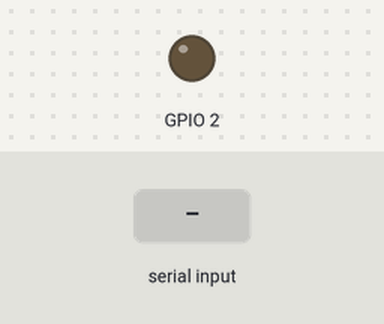
This sketch was run on a simulated ESP32. Parts: output pins drawn as LEDs (lit = HIGH). The test bench sets the inputs (shaded band). Nothing arrives over Bluetooth unless stated; what the sketch prints to the serial monitor is not drawn.

Above: at 1.2 s.
1.3 s: "1" received over the second serial link
At 2.5 s:
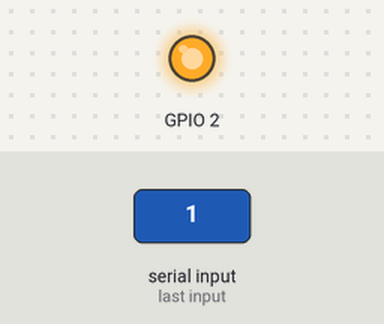
2.8 s: "0" received over the second serial link
At 4.0 s:
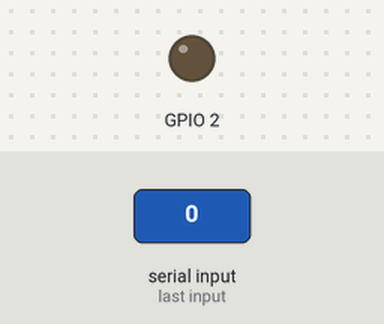
Timing chart, 0 to 5.8 s (numbered marks = the images above; inputs shaded):
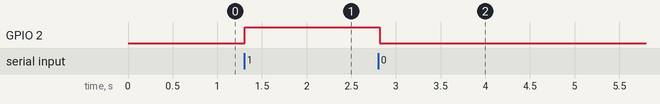

Measured:
- after the input at 1.3 s, GPIO 2: LOW → HIGH at once
- after the input at 2.8 s, GPIO 2: HIGH → LOW at once

The sketch:

ESP-bluetooth-control.ino
```cpp
#include "BluetoothSerial.h"

BluetoothSerial serialBT;

String device_name = "ESP32-BT-Slave";
char cmd;

void setup() {
  Serial.begin(115200);
  serialBT.begin(device_name);
  pinMode(2, OUTPUT);
  Serial.printf("The device with name \"%s\" is started.\nNow you can pair it with Bluetooth!\n", device_name.c_str());
}

void loop() {
  if (serialBT.available()) {
    cmd = serialBT.read();
  }
  if (cmd == '1') {
    digitalWrite(2, HIGH);
  }
  if (cmd == '0') {
    digitalWrite(2, LOW);
  }
  delay(20);
}
```
